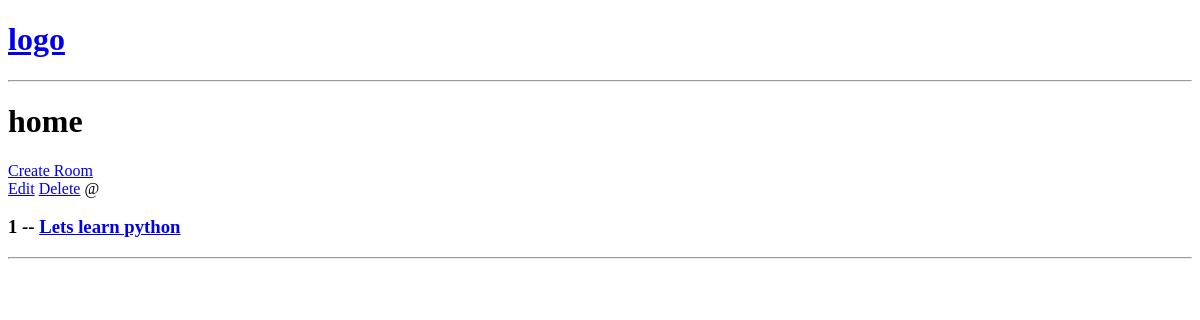
The app's page /, older data.
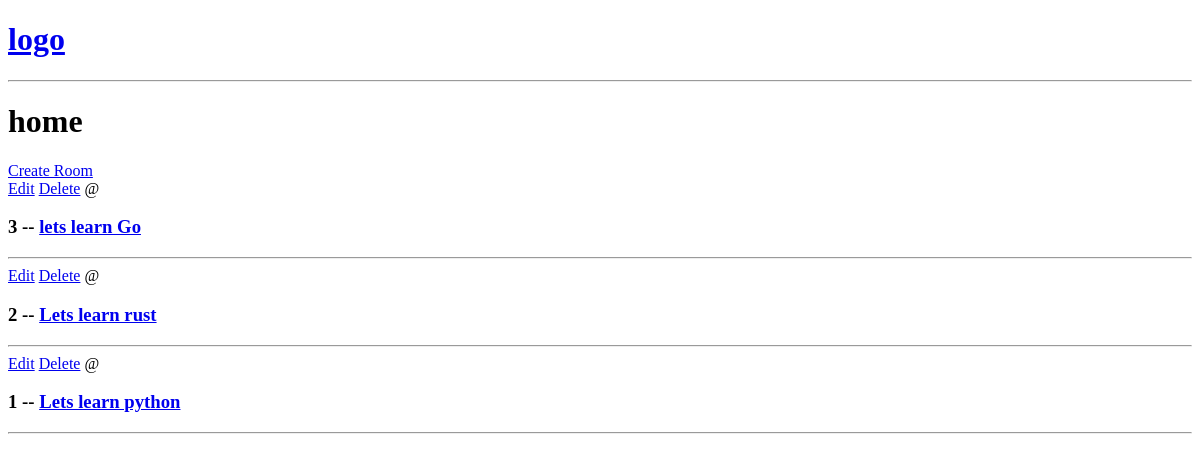
The same page, newer data.
### base/models.py (models this page shows, shortened)
class Room(models.Model):
    host= models.ForeignKey(User, on_delete=models.SET_NULL, null=True)
    topic= models.ForeignKey(Topics, on_delete=models.SET_NULL, null=True)
    name= models.CharField(max_length=200)
    description=models.TextField(null=True, blank=True)  ## It can be blank. It is same like we do in our accounts where we create our profiles and left few things blank by having a thought that we will fill that out later
    updated= models.DateTimeField(auto_now=True)   ## Time will be updated each time we save the model
    created= models.DateTimeField(auto_now_add=True) ## Time will be saved the very first time it was saved
    class Meta:
        ordering= ['-updated', '-created']

### base/views.py (the view)
# urls.py: path('', views.home, name='home'),
def home(request):
    rooms= Room.objects.all()    ### this is what we call query set  query_set= ModelName.objects.method()
    context= {'rooms':rooms}
    return render(request, 'base/home.html', context )

### base/templates/base/home.html (shortened to what this page needs)
{% extends "main.html" %}
{% block content %}
<h1>home</h1>
<div>
    <div>
        <a href="{% url 'create-room' %}"> Create Room</a>
        {% for room in rooms %}
            <div>
                <a href="{% url 'update-room' room.id %}">Edit</a>
                <a href="{% url 'delete-room' room.id %}">Delete</a>
                <span>@{{room.host.username}}</span>
                <h3> {{room.id}} -- <a href= "{% url 'room' room.id %}" >{{room.name}}</a> </h3>
                <hr>
            </div>
        {% endfor %}
    </div>
</div>
{% endblock content %}

Row changes from the older to the newer data that the page shows:
added Room: id "3", name "lets learn Go"
added Room: id "2", name "Lets learn rust"
